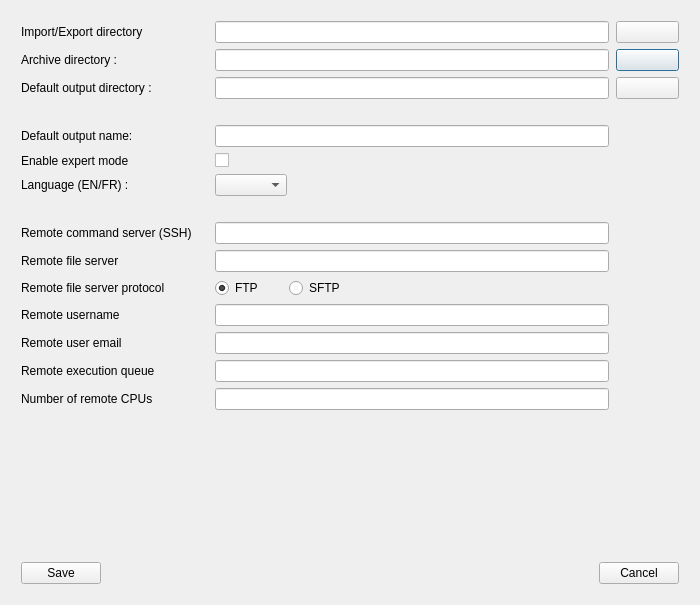
<?xml version="1.0" encoding="UTF-8"?>
<ui version="4.0">
 <class>PreferencesDialog</class>
 <widget class="QDialog" name="PreferencesDialog">
  <property name="geometry">
   <rect>
    <x>0</x>
    <y>0</y>
    <width>700</width>
    <height>605</height>
   </rect>
  </property>
  <property name="sizePolicy">
   <sizepolicy hsizetype="Fixed" vsizetype="Fixed">
    <horstretch>0</horstretch>
    <verstretch>0</verstretch>
   </sizepolicy>
  </property>
  <property name="windowTitle">
   <string>Configuration</string>
  </property>
  <property name="windowIcon">
   <iconset resource="../resources/resources.qrc">
    <normaloff>:/png/ifremer-grand.png</normaloff>:/png/ifremer-grand.png</iconset>
  </property>
  <layout class="QVBoxLayout" name="verticalLayout_2">
   <item>
    <layout class="QVBoxLayout" name="verticalLayout">
     <property name="sizeConstraint">
      <enum>QLayout::SetDefaultConstraint</enum>
     </property>
     <property name="leftMargin">
      <number>10</number>
     </property>
     <property name="topMargin">
      <number>10</number>
     </property>
     <property name="rightMargin">
      <number>10</number>
     </property>
     <property name="bottomMargin">
      <number>10</number>
     </property>
     <item>
      <layout class="QGridLayout" name="gridLayout">
       <property name="horizontalSpacing">
        <number>2</number>
       </property>
       <item row="0" column="10">
        <spacer name="horizontalSpacer_2">
         <property name="orientation">
          <enum>Qt::Horizontal</enum>
         </property>
         <property name="sizeType">
          <enum>QSizePolicy::Fixed</enum>
         </property>
         <property name="sizeHint" stdset="0">
          <size>
           <width>5</width>
           <height>20</height>
          </size>
         </property>
        </spacer>
       </item>
       <item row="1" column="11">
        <widget class="QPushButton" name="_PB_archivePathSelect">
         <property name="text">
          <string/>
         </property>
         <property name="icon">
          <iconset resource="../icons.qrc">
           <normaloff>:/qss_icons/icons/Dossier.svg</normaloff>:/qss_icons/icons/Dossier.svg</iconset>
         </property>
         <property name="iconSize">
          <size>
           <width>24</width>
           <height>24</height>
          </size>
         </property>
        </widget>
       </item>
       <item row="16" column="1" colspan="3">
        <widget class="QLabel" name="_LA_remoteNbOfCpus">
         <property name="text">
          <string>Number of remote CPUs</string>
         </property>
        </widget>
       </item>
       <item row="10" column="4" colspan="6">
        <widget class="QLineEdit" name="_LE_remoteCommandServerAddress"/>
       </item>
       <item row="5" column="1" colspan="3">
        <widget class="QLabel" name="_LA_enableProgrammingMode">
         <property name="text">
          <string>Enable expert mode</string>
         </property>
        </widget>
       </item>
       <item row="13" column="1" colspan="3">
        <widget class="QLabel" name="_LA_remoteUsername">
         <property name="text">
          <string>Remote username</string>
         </property>
        </widget>
       </item>
       <item row="3" column="1">
        <spacer name="verticalSpacer_2">
         <property name="orientation">
          <enum>Qt::Vertical</enum>
         </property>
         <property name="sizeType">
          <enum>QSizePolicy::Fixed</enum>
         </property>
         <property name="sizeHint" stdset="0">
          <size>
           <width>20</width>
           <height>20</height>
          </size>
         </property>
        </spacer>
       </item>
       <item row="11" column="4" colspan="6">
        <widget class="QLineEdit" name="_LE_remoteFileServerAddress"/>
       </item>
       <item row="2" column="11">
        <widget class="QPushButton" name="_PB_defaultResultPathSelect">
         <property name="text">
          <string/>
         </property>
         <property name="icon">
          <iconset resource="../icons.qrc">
           <normaloff>:/qss_icons/icons/Dossier.svg</normaloff>:/qss_icons/icons/Dossier.svg</iconset>
         </property>
         <property name="iconSize">
          <size>
           <width>24</width>
           <height>24</height>
          </size>
         </property>
        </widget>
       </item>
       <item row="5" column="4">
        <widget class="QCheckBox" name="_CK_enableProgrammingMode">
         <property name="text">
          <string/>
         </property>
        </widget>
       </item>
       <item row="10" column="1" colspan="3">
        <widget class="QLabel" name="_LA_remoteCommandServerAddress">
         <property name="text">
          <string>Remote command server (SSH)</string>
         </property>
        </widget>
       </item>
       <item row="0" column="11">
        <widget class="QPushButton" name="_PB_importExportPathSelect">
         <property name="text">
          <string/>
         </property>
         <property name="icon">
          <iconset resource="../icons.qrc">
           <normaloff>:/qss_icons/icons/Dossier.svg</normaloff>:/qss_icons/icons/Dossier.svg</iconset>
         </property>
         <property name="iconSize">
          <size>
           <width>24</width>
           <height>24</height>
          </size>
         </property>
        </widget>
       </item>
       <item row="11" column="1" colspan="3">
        <widget class="QLabel" name="_LA_remoteFileServerAddress">
         <property name="text">
          <string>Remote file server</string>
         </property>
        </widget>
       </item>
       <item row="7" column="1">
        <spacer name="verticalSpacer_3">
         <property name="orientation">
          <enum>Qt::Vertical</enum>
         </property>
         <property name="sizeType">
          <enum>QSizePolicy::Fixed</enum>
         </property>
         <property name="sizeHint" stdset="0">
          <size>
           <width>20</width>
           <height>20</height>
          </size>
         </property>
        </spacer>
       </item>
       <item row="13" column="4" colspan="6">
        <widget class="QLineEdit" name="_LE_remoteUsername"/>
       </item>
       <item row="14" column="4" colspan="6">
        <widget class="QLineEdit" name="_LE_remoteUserEmail"/>
       </item>
       <item row="15" column="4" colspan="6">
        <widget class="QLineEdit" name="_LE_remoteQueueName"/>
       </item>
       <item row="14" column="1" colspan="3">
        <widget class="QLabel" name="_LA_remoteUserEmail">
         <property name="text">
          <string>Remote user email</string>
         </property>
        </widget>
       </item>
       <item row="15" column="1" colspan="3">
        <widget class="QLabel" name="_LA_remoteQueueName">
         <property name="text">
          <string>Remote execution queue</string>
         </property>
        </widget>
       </item>
       <item row="16" column="4" colspan="6">
        <widget class="QLineEdit" name="_LE_remoteNbOfCpus"/>
       </item>
       <item row="0" column="4" colspan="6">
        <widget class="QLineEdit" name="_LE_importExportPath"/>
       </item>
       <item row="0" column="1" colspan="3">
        <widget class="QLabel" name="_LA_importExport">
         <property name="text">
          <string>Import/Export directory</string>
         </property>
        </widget>
       </item>
       <item row="1" column="4" colspan="6">
        <widget class="QLineEdit" name="_LE_archivePath"/>
       </item>
       <item row="1" column="1" colspan="3">
        <widget class="QLabel" name="_LA_archivePath">
         <property name="text">
          <string>Archive directory :</string>
         </property>
        </widget>
       </item>
       <item row="2" column="4" colspan="6">
        <widget class="QLineEdit" name="_LE_defaultResultPath"/>
       </item>
       <item row="2" column="1" colspan="3">
        <widget class="QLabel" name="_LA_defaultResultPath">
         <property name="text">
          <string>Default output directory :</string>
         </property>
        </widget>
       </item>
       <item row="4" column="1" colspan="3">
        <widget class="QLabel" name="_LA_DefaultMosaicPrefix">
         <property name="text">
          <string>Default output name:</string>
         </property>
        </widget>
       </item>
       <item row="4" column="4" colspan="6">
        <widget class="QLineEdit" name="_LE_defaultMosaicPrefix"/>
       </item>
       <item row="6" column="4">
        <widget class="QComboBox" name="_CB_languageSelect">
         <property name="insertPolicy">
          <enum>QComboBox::InsertAtBottom</enum>
         </property>
        </widget>
       </item>
       <item row="6" column="1" colspan="3">
        <widget class="QLabel" name="_LA_language">
         <property name="text">
          <string>Language (EN/FR) :</string>
         </property>
        </widget>
       </item>
       <item row="12" column="1" colspan="3">
        <widget class="QLabel" name="label">
         <property name="text">
          <string>Remote file server protocol</string>
         </property>
        </widget>
       </item>
       <item row="12" column="4">
        <widget class="QRadioButton" name="m_rb_ftp">
         <property name="text">
          <string notr="true">FTP</string>
         </property>
         <property name="checked">
          <bool>true</bool>
         </property>
        </widget>
       </item>
       <item row="12" column="5" colspan="2">
        <widget class="QRadioButton" name="m_rb_sftp">
         <property name="text">
          <string notr="true">SFTP</string>
         </property>
        </widget>
       </item>
      </layout>
     </item>
     <item>
      <spacer name="verticalSpacer">
       <property name="orientation">
        <enum>Qt::Vertical</enum>
       </property>
       <property name="sizeType">
        <enum>QSizePolicy::MinimumExpanding</enum>
       </property>
       <property name="sizeHint" stdset="0">
        <size>
         <width>20</width>
         <height>20</height>
        </size>
       </property>
      </spacer>
     </item>
     <item>
      <layout class="QHBoxLayout" name="horizontalLayout">
       <item>
        <widget class="QPushButton" name="_PB_save">
         <property name="text">
          <string>Save</string>
         </property>
        </widget>
       </item>
       <item>
        <spacer name="horizontalSpacer">
         <property name="orientation">
          <enum>Qt::Horizontal</enum>
         </property>
         <property name="sizeHint" stdset="0">
          <size>
           <width>40</width>
           <height>20</height>
          </size>
         </property>
        </spacer>
       </item>
       <item>
        <widget class="QPushButton" name="_PB_cancel">
         <property name="text">
          <string>Cancel</string>
         </property>
        </widget>
       </item>
      </layout>
     </item>
    </layout>
   </item>
  </layout>
 </widget>
 <resources>
  <include location="../icons.qrc"/>
  <include location="../resources/resources.qrc"/>
 </resources>
 <connections/>
</ui>
